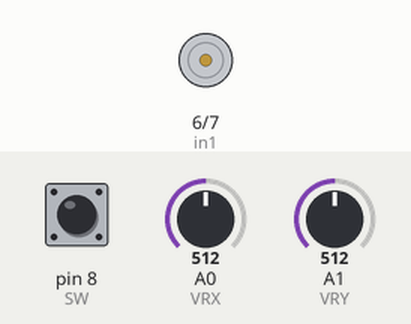
Recording of a sketch running on a simulated Arduino Uno, built with avr-gcc and run on an emulated ATmega328P. On the bench: motor-driver pin pairs drawn as motors (green arrow = first pin HIGH = forward, orange = second pin HIGH = backward, longer = more drive, scaled by the enable pin). Inputs (shaded band) come from the test bench; at power-on: A0 (VRX) = 512, pin 8 (SW) HIGH, A1 (VRY) = 512. What the sketch prints to the serial monitor is not drawn.

Above: at 1.2 s.
1.3 s: A0 (VRX) set to 716
At 2.1 s:
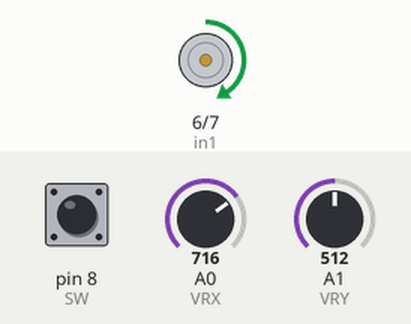
2.8 s: A0 (VRX) set to 900
At 3.3 s:
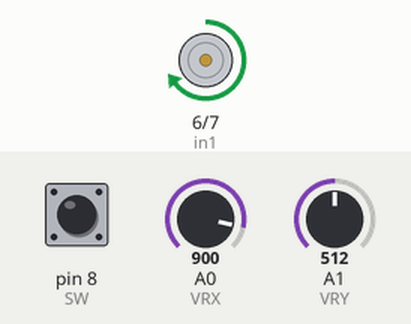
4.3 s: A0 (VRX) set to 501
At 5.5 s:
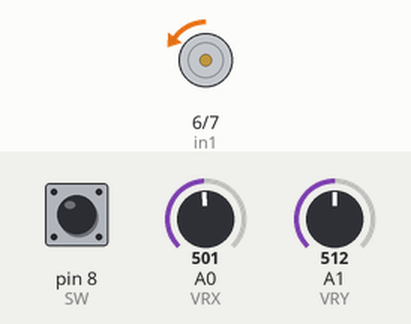
5.8 s: A0 (VRX) set to 521
At 6.8 s:
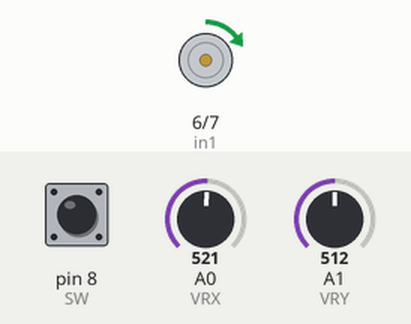
7.3 s: A0 (VRX) set to 306
At 7.9 s:
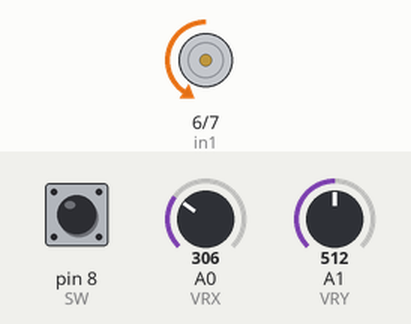
8.8 s: A0 (VRX) set to 245
At 9.1 s:
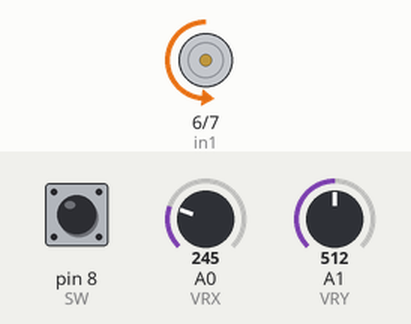
Timing chart, 0 to 11.3 s (numbered marks = the images above; inputs shaded):
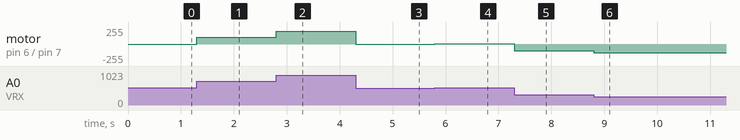

The sketch:

joystick.ino
```cpp
int UD = 0;
int LR = 0;
int button = 0;

/*Arduino Micro Input Pins */
#define VRX A0
#define VRY A1
#define SW 8    // broken :(


#define enA 9
#define in1 6
#define in2 7


int rotDirection = 0;
int motorSpeed = 0;


void setup(){
  pinMode(VRX,INPUT);
  pinMode(VRY,INPUT);
  pinMode(SW,INPUT);

  pinMode(enA, OUTPUT);
  pinMode(in1, OUTPUT);
  pinMode(in2, OUTPUT);


  digitalWrite(in1, LOW);
  digitalWrite(in2, LOW);

  Serial.begin(115200);
}
void loop(){
UD = analogRead(VRX);
LR = analogRead(VRY);
button = digitalRead(SW);

//Serial.print(UD);
//Serial.print("\t");
//Serial.print(LR);
//Serial.print("\t");
//
//if (button == LOW){
//  Serial.print("button");
//}
//
//Serial.println("");

if(UD > 511){
  motorSpeed = (UD - 512)/2;
  rotDirection = 1;

}else{
  motorSpeed = (512 - UD)/2;
  rotDirection = 0;
}

if(motorSpeed > 255){
  motorSpeed = 255;
}

Serial.println(motorSpeed);
//Serial.print("\t");

analogWrite(enA,motorSpeed);
if(rotDirection){
  digitalWrite(in1, HIGH);
  digitalWrite(in2, LOW);
}else{
  digitalWrite(in1, LOW);
  digitalWrite(in2, HIGH);
}
}
```

Measured:
- after the input at 1.3 s, motor on pin 6 (in1) / pin 7 (in2): stopped → forward 102/255 at once
- after the input at 2.8 s, motor on pin 6 (in1) / pin 7 (in2): forward 102/255 → forward 194/255 at once
- after the input at 4.3 s, motor on pin 6 (in1) / pin 7 (in2): forward 194/255 → backward 5/255 at once
- after the input at 5.8 s, motor on pin 6 (in1) / pin 7 (in2): backward 5/255 → forward 4/255 at once
- after the input at 7.3 s, motor on pin 6 (in1) / pin 7 (in2): forward 4/255 → backward 103/255 at once
- after the input at 8.8 s, motor on pin 6 (in1) / pin 7 (in2): backward 103/255 → backward 133/255 at once
